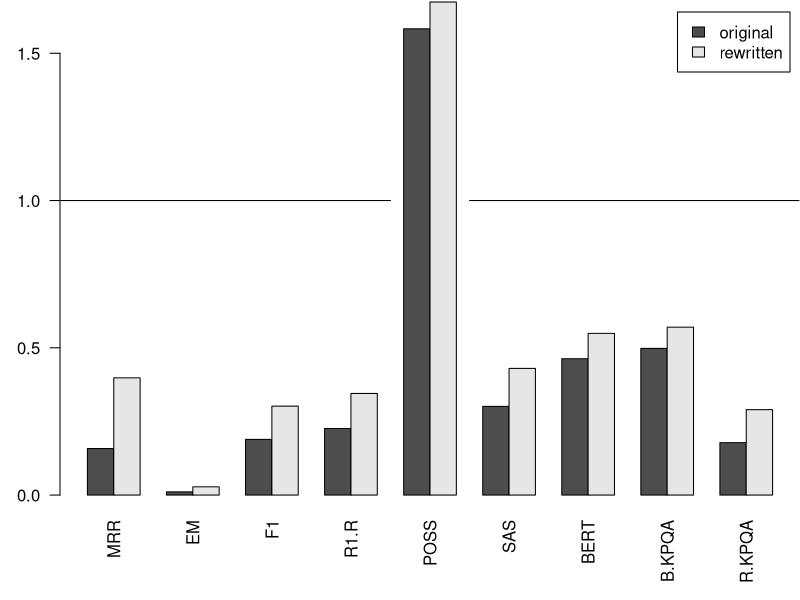

The R source for this figure:
data <- read.csv("scores-test-dataset-2021-07-20.csv")
data.best <- apply(data[,3:11], MARGIN=c(2), max, na.rm=TRUE)
data.rewritten <- read.csv("scores-test-dataset-rewritten-2021-07-20.csv")
data.rewritten.best <- apply(data.rewritten[,3:11], MARGIN=c(2), max, na.rm=TRUE)

mat <- matrix(c(data.best, data.rewritten.best), nrow=2, byrow=TRUE)
colnames(mat) <- labels(data.best)

pdf("plot-best.pdf", width=8, height=4)
par(mar=c(5,3,0.1,0))
barplot(mat, beside=T, las=2, legend=c("original", "rewritten"))
lines(c(0,12.5), c(1,1))
lines(c(15.5,28), c(1,1))
dev.off()
